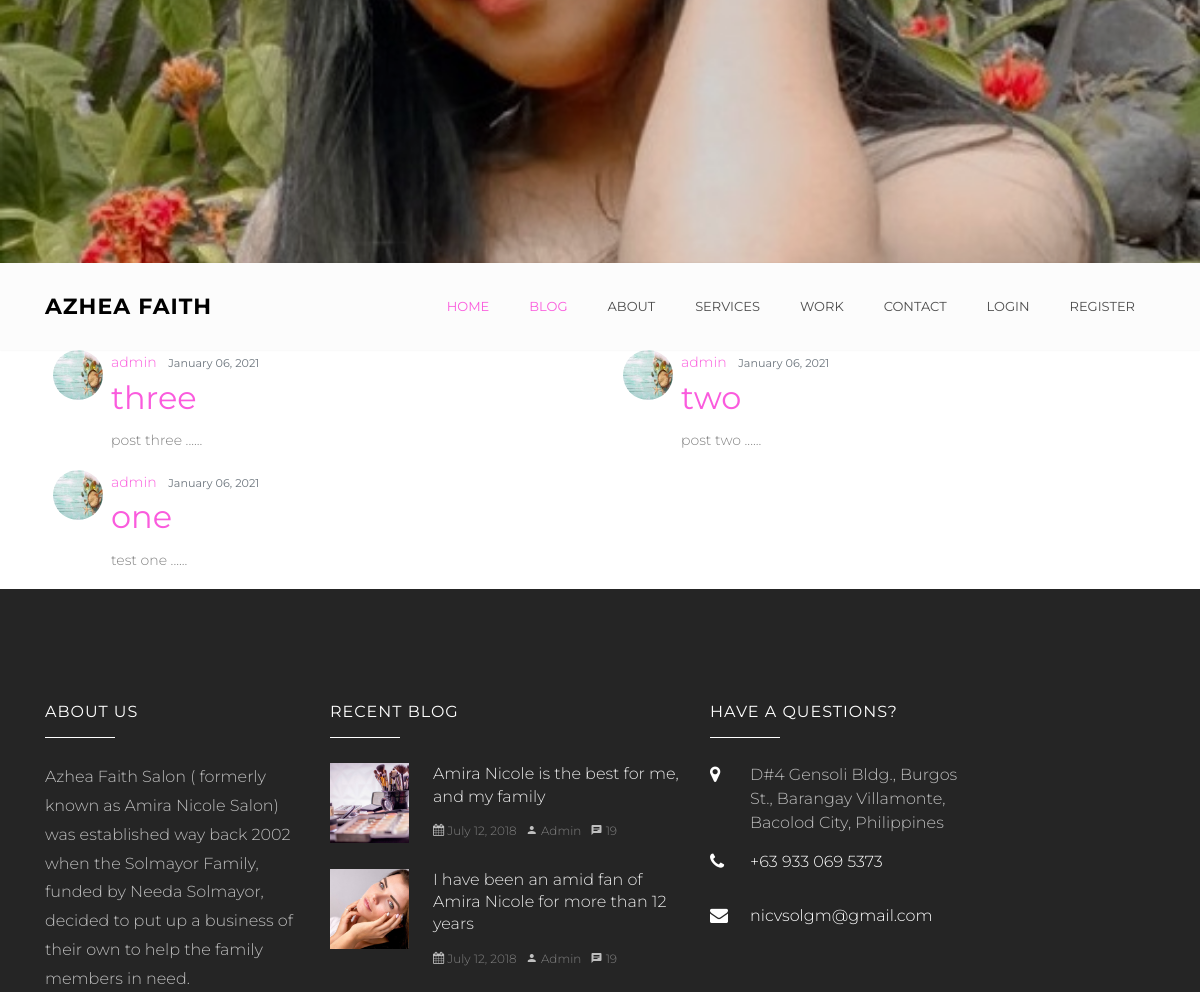
Page /blog/blog/ (middle part) on the earlier database version.
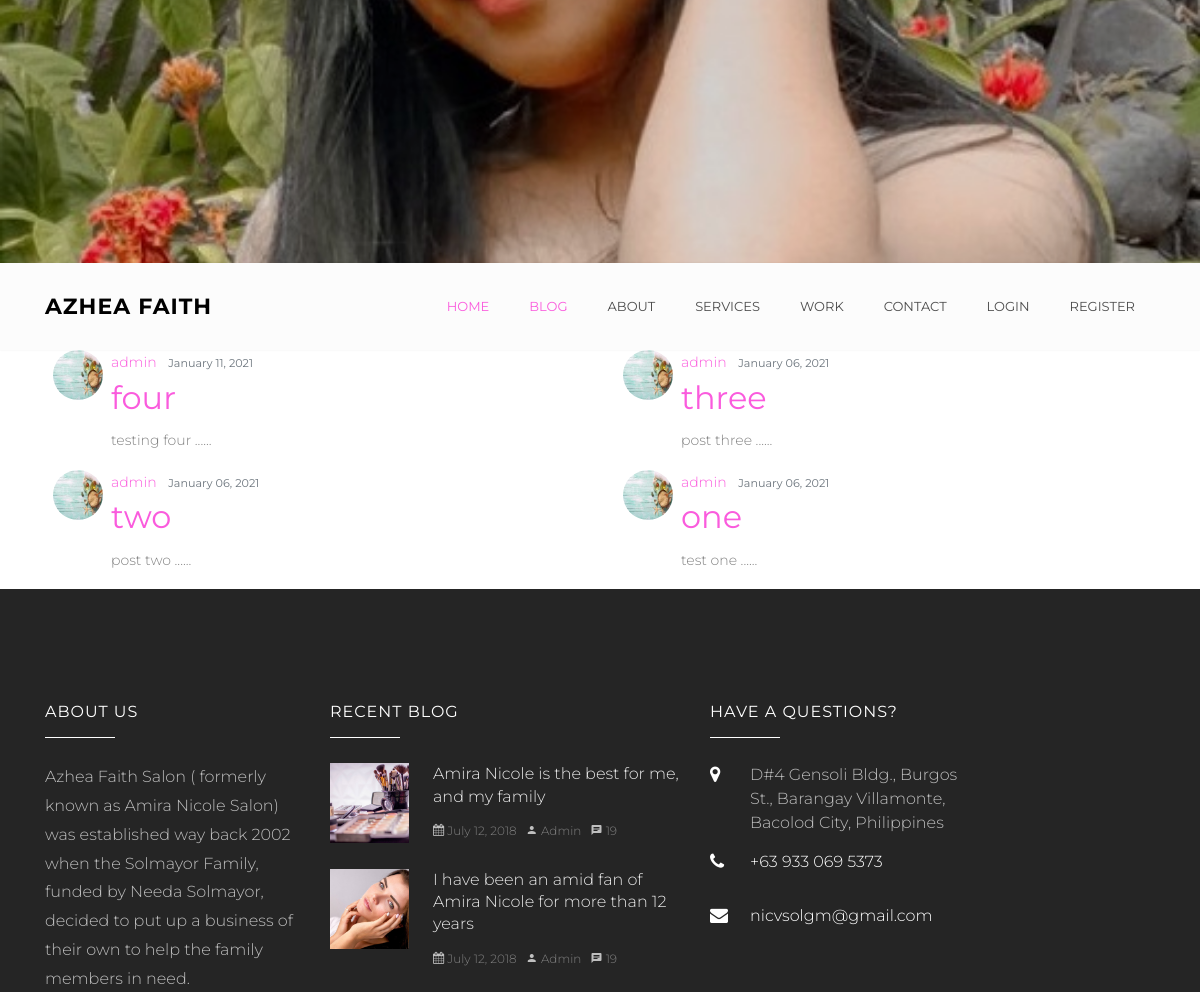
Same page on the later database version.
### blog/models.py (models this page shows, shortened)
class Post(models.Model):
    title = models.CharField(max_length=100)
    content = models.TextField()
    date_posted = models.DateTimeField(default=timezone.now)
    author = models.ForeignKey(User, on_delete=models.CASCADE)
    def snippet(self):
        return self.content[:200] + '  ......'

### users/models.py (models this page shows, shortened)
class Profile(models.Model):
    user = models.OneToOneField(User, on_delete=models.CASCADE)
    image = models.ImageField(default='default.jpg', upload_to='profile_pics')

### blog/views.py (the view)
# urls.py: path('blog/', PostListView.as_view(), name='post-list'),
class PostListView(ListView):
    model = Post
    template_name = 'blog/home.html'  # <app>/<model>_<viewtype>.html
    context_object_name = 'posts'
    ordering = ['-date_posted']
    paginate_by = 5

### blog/templates/blog/home.html (shortened to what this page needs)
{% extends "base.html" %}
{% block content %}
<div class="contaianer">
  <div class="row">
    <div class="col-md-12">
      <div class="row gap-y">
        {% for post in posts %}
          <div class="col-md-6" >
                <article class="media content-section">
                 <img class="test rounded-circle mx-2" src="{{ post.author.profile.image.url }}">
                     <div class="media-body">
                         <div class="article-metadata">
                              <a class="mr-2" href="{% url 'user-posts' post.author.username %}">{{ post.author }}</a>
                              <small class="text-muted">{{ post.date_posted|date:"F d, Y" }}</small>
                         </div>
                              <h2><a class="article-title" href="{% url 'post-detail' post.id %}">{{ post.title }}</a></h2>
                              <p class="article-content">{{ post.snippet }}</p>
                      </div>
                 </article>
          </div>
        {% endfor %}
       </div>
     </div>
  </div>
</div>
{% endblock content %}

Differences in the rows shown:
added Post: author.profile.image (placeholder picture), author "admin", date_posted "January 11, 2021", title "four", snippet "testing four ......"
